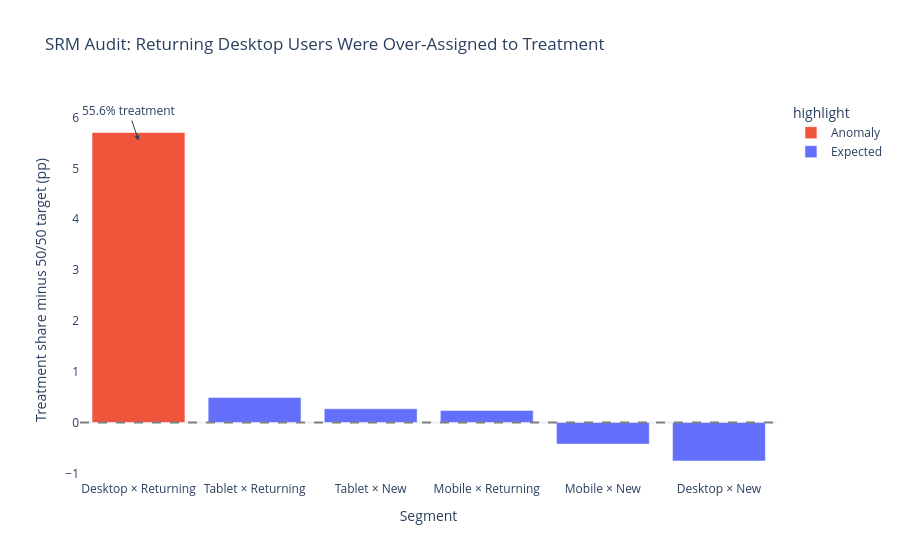

Here is the notebook cell this chart was saved with:
### Code cell
ratio_chart = segment_summary.copy()
ratio_chart["segment"] = ratio_chart["device"].str.title() + " × " + ratio_chart["user_type"].str.title()
ratio_chart["deviation_pp"] = (ratio_chart["treatment_share"] - 0.50) * 100
ratio_chart["highlight"] = np.where(ratio_chart["segment"] == "Desktop × Returning", "Anomaly", "Expected")

fig = px.bar(
    ratio_chart,
    x="segment",
    y="deviation_pp",
    color="highlight",
    color_discrete_map={"Expected": CONTROL_COLOR, "Anomaly": TREATMENT_COLOR},
    title="SRM Audit: Returning Desktop Users Were Over-Assigned to Treatment",
    labels={"deviation_pp": "Treatment share minus 50/50 target (pp)", "segment": "Segment"},
)
fig.add_hline(y=0, line_dash="dash", line_color="gray")
fig.add_annotation(x="Desktop × Returning", y=5.55, text="55.6% treatment", showarrow=True, arrowhead=2)
fig.update_yaxes(showgrid=False)
fig.show()

### Figure 1 — Plotly figure (JSON) as saved in the notebook; plotly's stock layout.template omitted (floating-point values rounded to 4 significant figures)
{"data": [{"hovertemplate": "highlight=Anomaly<br>Segment=%{x}<br>Treatment share minus 50/50 target (pp)=%{y}<extra></extra>", "legendgroup": "Anomaly", "marker": {"color": "#EF553B", "pattern": {"shape": ""}}, "name": "Anomaly", "orientation": "v", "showlegend": true, "textposition": "auto", "type": "bar", "x": ["Desktop × Returning"], "xaxis": "x", "y": [5.707], "yaxis": "y"}, {"hovertemplate": "highlight=Expected<br>Segment=%{x}<br>Treatment share minus 50/50 target (pp)=%{y}<extra></extra>", "legendgroup": "Expected", "marker": {"color": "#636EFA", "pattern": {"shape": ""}}, "name": "Expected", "orientation": "v", "showlegend": true, "textposition": "auto", "type": "bar", "x": ["Tablet × Returning", "Tablet × New", "Mobile × Returning", "Mobile × New", "Desktop × New"], "xaxis": "x", "y": [0.4932, 0.2703, 0.2378, -0.4245, -0.7578], "yaxis": "y"}], "layout": {"annotations": [{"arrowhead": 2, "showarrow": true, "text": "55.6% treatment", "x": "Desktop × Returning", "y": 5.55}], "barmode": "relative", "legend": {"title": {"text": "highlight"}, "tracegroupgap": 0}, "shapes": [{"line": {"color": "gray", "dash": "dash"}, "type": "line", "x0": 0, "x1": 1, "xref": "x domain", "y0": 0, "y1": 0, "yref": "y"}], "title": {"text": "SRM Audit: Returning Desktop Users Were Over-Assigned to Treatment"}, "xaxis": {"anchor": "y", "domain": [0.0, 1.0], "title": {"text": "Segment"}}, "yaxis": {"anchor": "x", "domain": [0.0, 1.0], "showgrid": false, "title": {"text": "Treatment share minus 50/50 target (pp)"}}}}
